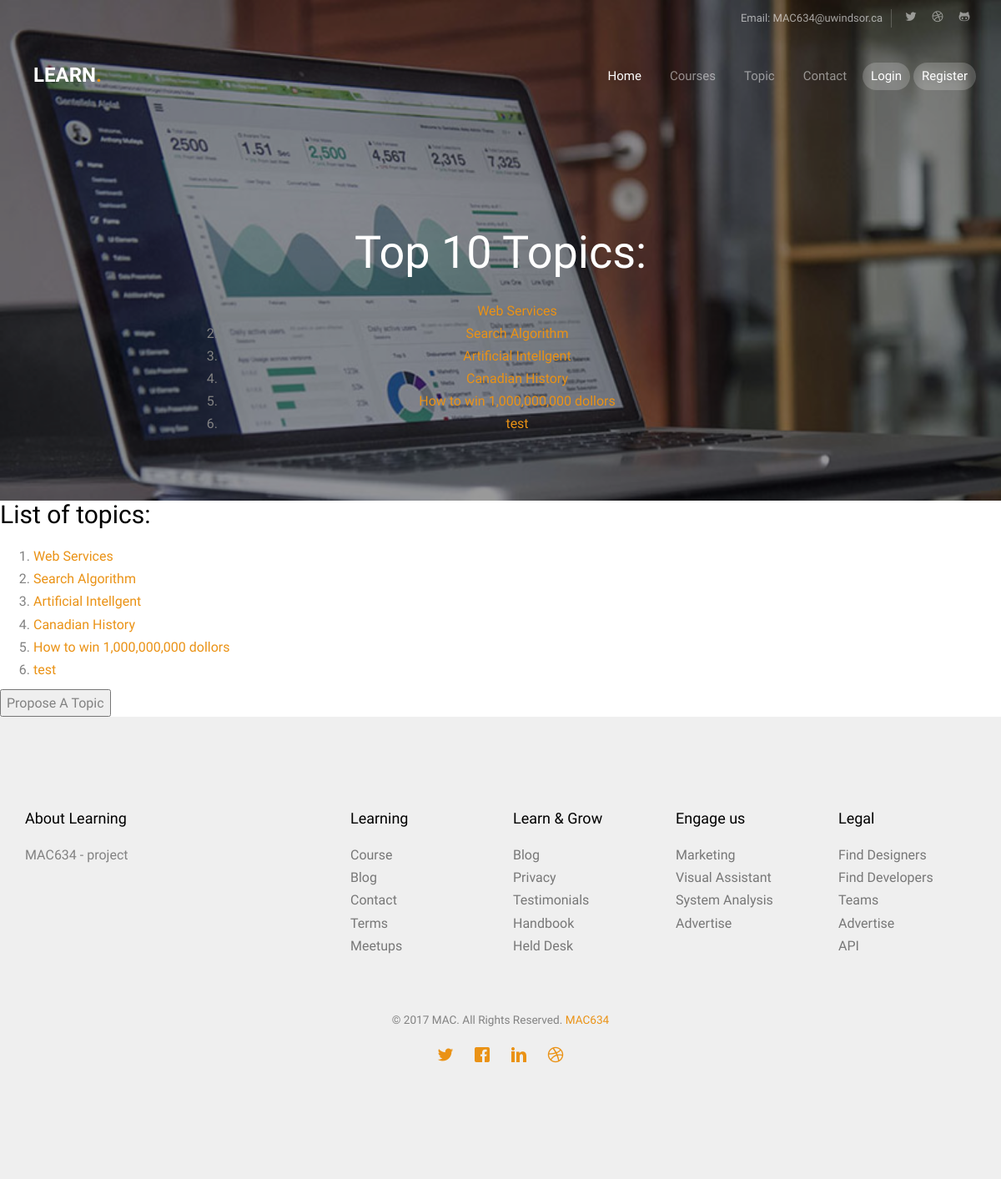
The page /myapp/topic/ on the database as committed earlier.
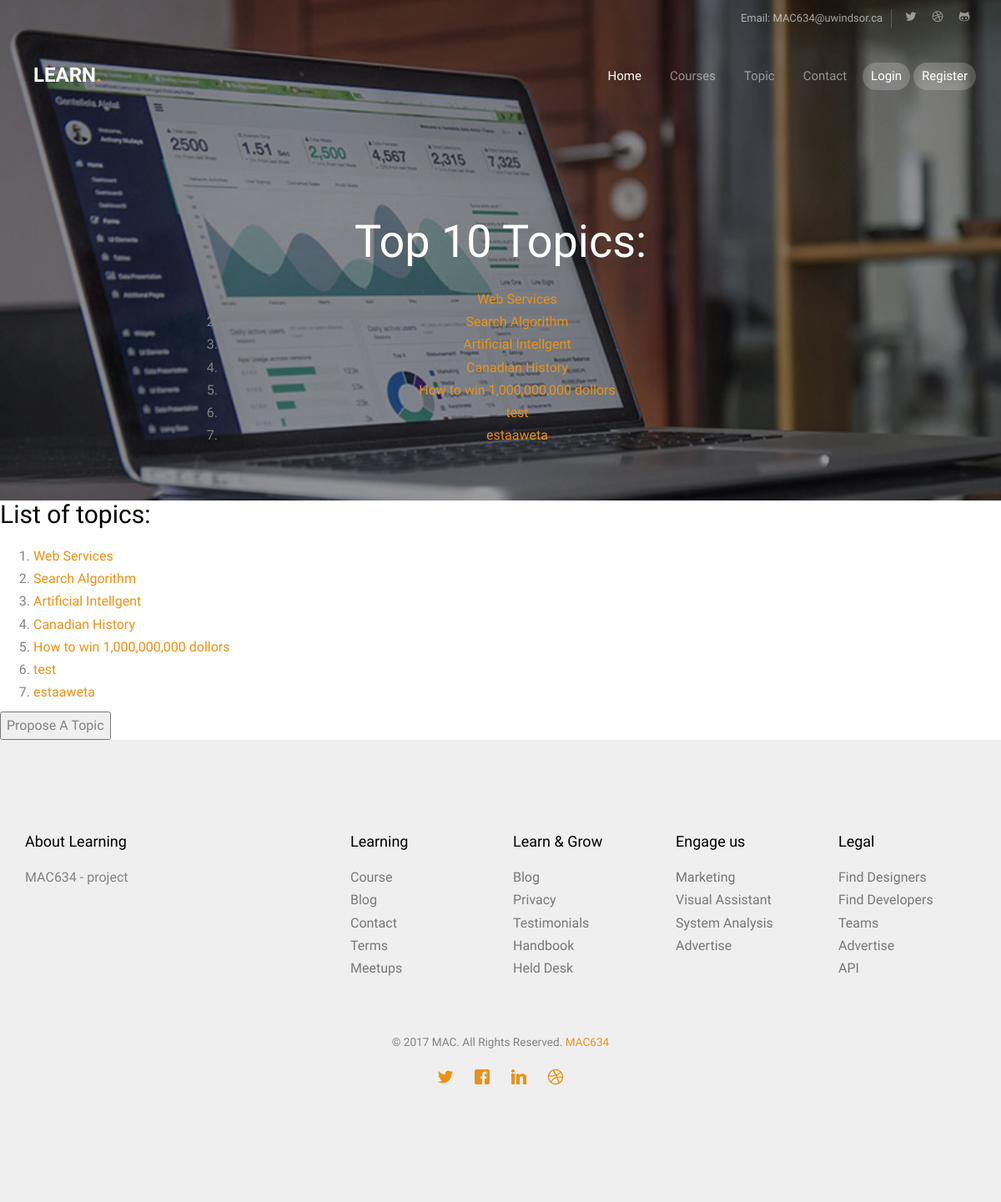
The same page on the database as committed later.
### myapp/models.py (models this page shows, shortened)
class Topic(models.Model):
    subject = models.CharField(max_length=100, unique=True)
    intro_course = models.BooleanField(default=True)
    TIME_CHOICES = (
        (0, 'No preference'),
        (1, 'Morning'),
        (2, 'Afternoon'),
        (3, 'Evening')
    )
    time = models.IntegerField(default=0, choices=TIME_CHOICES)
    num_responses = models.IntegerField(default=0)
    avg_age =models.IntegerField(default=20)

### myapp/views.py (the view)
def topiclist(request):
    topiclist = Topic.objects.all()[:10]
    return render(request, 'myapp/topic.html', {'topiclist': topiclist})

### myapp/templates/myapp/topic.html (shortened to what this page needs)
{% extends 'myapp/base.html' %}
{% load staticfiles %}
{% block background_block %}
<header id="fh5co-header" class="fh5co-cover fh5co-cover-sm" role="banner" style="background-image:url({% static 'images/img_bg_2.jpg' %});" data-stellar-background-ratio="0.5">
	<div class="overlay"></div>
	<div class="container">
		<div class="row">
			<div class="col-md-8 col-md-offset-2 text-center">
				<div class="display-t">
					<div class="display-tc animate-box" data-animate-effect="fadeIn">
						<h1>Top 10 Topics:</h1>
            {% if topiclist %}
            <ol>
            {%  for topic in topiclist %}
              <li><a href="/myapp/topic/{{ topic.subject }}" >{{ topic.subject }} </a></li>
            {%  endfor %}
              </ol>
            {% else%}
              <strong> There are no available topics!</strong>
            {% endif %}
					</div>
				</div>
			</div>
		</div>
	</div>
</header>
{% endblock %}
{% block body_block %}
    {% if topiclist %}
        <h2>List of topics:</h2>
             <ol>
            {% for topic in topiclist %}
                  <li><a href="/myapp/topic/{{ topic.subject }}" >{{ topic.subject }} </a></li>
            {% endfor %}
             </ol>
    {% else%}
        <strong> There are no available topics!</strong>
    {%  endif %}
        <form action={% url 'myapp:addtopic'%} method='post'>
              <input type="submit" value="Propose A Topic" />
        </form>
{% endblock %}

### myapp/templates/myapp/base.html (shortened to what this page needs)
<!DOCTYPE html>
{% load staticfiles %}
<html>
  <head>
    <link rel="stylesheet" type="text/css" href="{% static 'css/animate.css' %}" />
    <link rel="stylesheet" type="text/css" href="{% static 'css/icomoon.css' %}" />
    <link rel="stylesheet" type="text/css" href="{% static 'css/bootstrap.css' %}" />
    <link rel="stylesheet" type="text/css" href="{% static 'css/magnific-popup.css' %}" />
    <link rel="stylesheet" type="text/css" href="{% static 'myapp/owl.carousel.min.css' %}" />
    <link rel="stylesheet" type="text/css" href="{% static 'css/owl.theme.default.min.css' %}" />
    <link rel="stylesheet" type="text/css" href="{% static 'css/style.css' %}" />
  </head>
  <body>
    <nav class="fh5co-nav" role="navigation">
  		<div class="top">
  			<div class="container">
  				<div class="row">
  					<div class="col-xs-12 text-right">
  						<p class="num">Email: MAC634@uwindsor.ca</p>
  						<ul class="fh5co-social">
  							<li><a href="#"><i class="icon-twitter"></i></a></li>
  							<li><a href="#"><i class="icon-dribbble"></i></a></li>
  							<li><a href="#"><i class="icon-github"></i></a></li>
  						</ul>
  					</div>
  				</div>
  			</div>
  		</div>
  		<div class="top-menu">
  			<div class="container">
  				<div class="row">
  					<div class="col-xs-1">
  						<div id="fh5co-logo"><a href="/myapp/index">Learn<span>.</span></a></div>
  					</div>
  					<div class="col-xs-11 text-right menu-1">
  						<ul>
  							<li class="active"><a href="/myapp/index">Home</a></li>
  							<li><a href="/myapp/course">Courses</a></li>
  							<li><a href="/myapp/topic">Topic</a></li>
  							<li><a href="/myapp/contact">Contact</a></li>
                {% if firstname %}
                <li class="btn-cta"><a href="/myapp/users/{{username}}/"><span>{{ firstname }}</span></a></li>
                <li class="btn-cta"><a href="/myapp/logout"><span>Logout</span></a></li>
                {% else %}
                <li class="btn-cta"><a href="/myapp/login"><span>Login</span></a></li>
                <li class="btn-cta"><a href="/myapp/register"><span>Register</span></a></li>
                {% endif %}
  						</ul>
  					</div>
  				</div>
  			</div>
  		</div>
  	</nav>
    <div>
      {% block background_block %}
      {% endblock %}
    </div>
    <div>
      {% block body_block %}
      {% endblock %}
    </div>
    <footer id="fh5co-footer" role="contentinfo">
      <div class="container">
        <div class="row row-pb-md">
          <div class="col-md-3 fh5co-widget">
            <h4>About Learning</h4>
            <p>MAC634 - project</p>
          </div>
          <div class="col-md-2 col-sm-4 col-xs-6 col-md-push-1">
            <h4>Learning</h4>
            <ul class="fh5co-footer-links">
              <li><a href="#">Course</a></li>
              <li><a href="#">Blog</a></li>
              <li><a href="#">Contact</a></li>
              <li><a href="#">Terms</a></li>
              <li><a href="#">Meetups</a></li>
            </ul>
          </div>
          <div class="col-md-2 col-sm-4 col-xs-6 col-md-push-1">
            <h4>Learn &amp; Grow</h4>
            <ul class="fh5co-footer-links">
              <li><a href="#">Blog</a></li>
              <li><a href="#">Privacy</a></li>
              <li><a href="#">Testimonials</a></li>
              <li><a href="#">Handbook</a></li>
              <li><a href="#">Held Desk</a></li>
            </ul>
          </div>
          <div class="col-md-2 col-sm-4 col-xs-6 col-md-push-1">
            <h4>Engage us</h4>
            <ul class="fh5co-footer-links">
              <li><a href="#">Marketing</a></li>
              <li><a href="#">Visual Assistant</a></li>
              <li><a href="#">System Analysis</a></li>
              <li><a href="#">Advertise</a></li>
            </ul>
          </div>
          <div class="col-md-2 col-sm-4 col-xs-6 col-md-push-1">
            <h4>Legal</h4>
            <ul class="fh5co-footer-links">
              <li><a href="#">Find Designers</a></li>
              <li><a href="#">Find Developers</a></li>
              <li><a href="#">Teams</a></li>
              <li><a href="#">Advertise</a></li>
              <li><a href="#">API</a></li>
            </ul>
          </div>
        </div>
        <div class="row copyright">
          <div class="col-md-12 text-center">
            <p>
              <small class="block">&copy; 2017 MAC. All Rights Reserved. <a href="http://www.ttxy.org/" target="_blank" title="MAC634">MAC634</a></small>
            </p>
            <p>
              <ul class="fh5co-social-icons">
                <li><a href="#"><i class="icon-twitter"></i></a></li>
                <li><a href="#"><i class="icon-facebook"></i></a></li>
                <li><a href="#"><i class="icon-linkedin"></i></a></li>
                <li><a href="#"><i class="icon-dribbble"></i></a></li>
              </ul>
            </p>
          </div>
        </div>
      </div>
    </footer>
  </body>
</html>

### myapp/static/css/icomoon.css (style rules this page uses)
[class^="icon-"], [class*=" icon-"] { font-family: 'icomoon' !important; speak: none; font-style: normal; font-weight: normal; font-variant: normal; text-transform: none; line-height: 1; -webkit-font-smoothing: antialiased; -moz-osx-font-smoothing: grayscale; }
.icon-dribbble:before { content: "\ea65"; }
.icon-facebook:before { content: "\ea67"; }
.icon-github:before { content: "\ea6b"; }
.icon-linkedin:before { content: "\ea73"; }
.icon-twitter:before { content: "\ea7c"; }

Rows that differ between the two databases and show on the page:
added Topic: subject "estaaweta"
